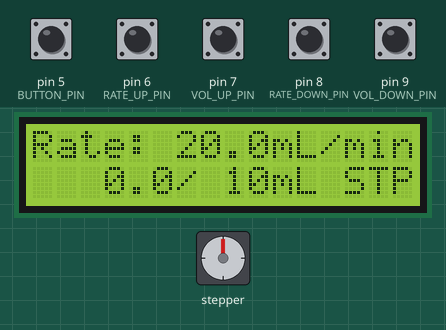
Recording of a sketch running on a simulated Arduino Uno, built with avr-gcc and run on an emulated ATmega328P. On the bench: stepper motor, 16×2 character LCD. Wiring (inferred from the names in the program): stepper motor driver (200 steps per turn assumed): step pin 2; direction pin 3; enable pin 4. Inputs (shaded band) come from the test bench; at power-on: pin 5 (BUTTON_PIN), pin 6 (RATE_UP_PIN), pin 7 (VOL_UP_PIN), pin 8 (RATE_DOWN_PIN), pin 9 (VOL_DOWN_PIN) HIGH.

Above: at 1.2 s.
1.3 s: pin 5 (BUTTON_PIN) pulled LOW for 0.15 s
At 1.93 s:
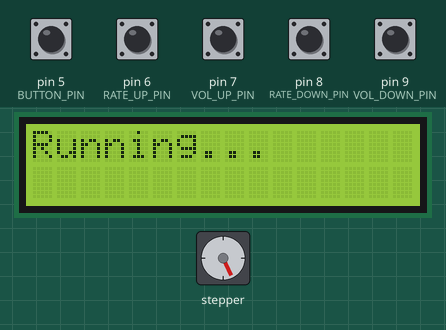
2.0 s: pin 5 (BUTTON_PIN) pulled LOW for 1 s
At 3.0 s:
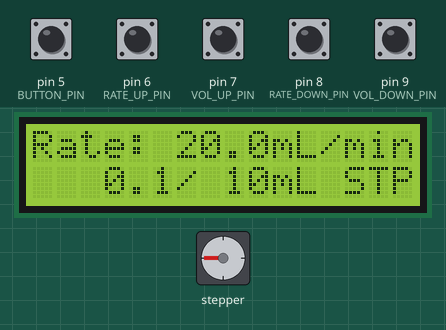
4.5 s: pin 6 (RATE_UP_PIN) pulled LOW for 1 s
At 6.7 s:
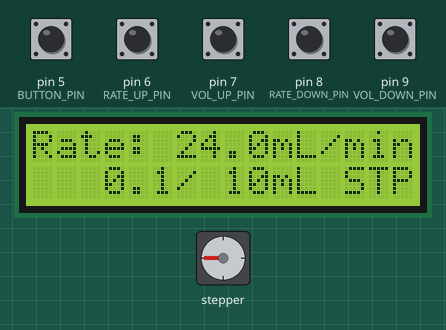
7.0 s: pin 8 (RATE_DOWN_PIN) pulled LOW for 1 s
At 7.35 s:
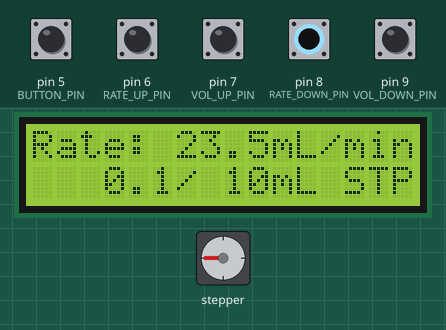
9.5 s: pin 5 (BUTTON_PIN) pulled LOW for 0.15 s
At 9.81 s:
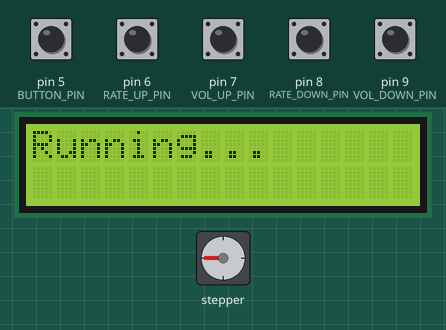
10.2 s: pin 6 (RATE_UP_PIN) pulled LOW for 0.15 s
Timing chart, 0 to 13.8 s (numbered marks = the images above; inputs shaded):
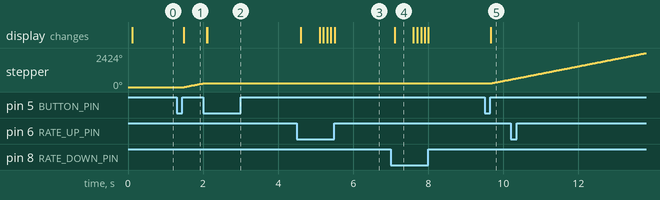

The sketch:

Final_Code.ino
```cpp
#include <Wire.h>
#include <LiquidCrystal_I2C.h>

LiquidCrystal_I2C lcd(0x27, 16, 2);

const int STEP_PIN = 2;
const int DIR_PIN = 3;
const int EN_PIN = 4;
const int BUTTON_PIN = 5;
const int RATE_UP_PIN = 6;
const int RATE_DOWN_PIN = 8;
const int VOL_UP_PIN = 7;
const int VOL_DOWN_PIN = 9;

const float STEPS_PER_ML = 850;
const float RATE_MIN = 0.5, RATE_MAX = 60.0, RATE_STEP = 0.5;
const int VOL_MIN = 1, VOL_MAX = 500, VOL_STEP = 1;
float rate = 20;
int target_volume = 10;
bool running = false;

unsigned long stepCount = 0;
unsigned long targetSteps = 0;
unsigned long stepInterval = 0;
unsigned long lastStepTime = 0;

char want[2][17];
char shown[2][17];

const int ADJ_PINS[4] = { RATE_UP_PIN, VOL_UP_PIN, RATE_DOWN_PIN, VOL_DOWN_PIN };
bool adjWas[4] = { false, false, false, false };

unsigned long adjSince[4] = { 0, 0, 0, 0 };
unsigned long adjRepeat[4] = { 0, 0, 0, 0 };

void recalc() {
  stepInterval = (unsigned long)(60000000.0 / (rate * STEPS_PER_ML));
  targetSteps = (unsigned long)(target_volume * STEPS_PER_ML);
}

bool finished() {
  return stepCount >= targetSteps;
}

void buildDisplay() {
  long r = lround(rate * 10);
  long v = (long)(stepCount * 10.0 / STEPS_PER_ML);
  const char* state = running ? "RUN" : (finished() ? "END" : "STP");
  snprintf(want[0], 17, "Rate:%3ld.%ldmL/min", r / 10, r % 10);
  snprintf(want[1], 17, "%4ld.%ld/%3dmL %s", v / 10, v % 10, target_volume, state);
}

void pushOneChar() {
  for (int row = 0; row < 2; row++) {
    for (int col = 0; col < 16; col++) {
      if (shown[row][col] != want[row][col]) {
        lcd.setCursor(col, row);
        lcd.write(want[row][col]);
        shown[row][col] = want[row][col];
        return;

      }
    }
  }
}

void changeRate(int dir) {
  rate = constrain(rate + dir * RATE_STEP, RATE_MIN, RATE_MAX);
  recalc();
}

void changeVolume(int dir) {
  target_volume = constrain(target_volume + dir * VOL_STEP, VOL_MIN, VOL_MAX);
  recalc();
}

bool clicked(int i) {
  unsigned long now = millis();
  bool pressed = digitalRead(ADJ_PINS[i]) == LOW;
  bool fire = false;
  if (pressed && !adjWas[i]) {
    fire = true;
    adjSince[i] = now;
    adjRepeat[i] = now;
  } else if (pressed && now - adjSince[i] >= 500) {
    unsigned long every = (now - adjSince[i] >= 3000) ? 20 : 80;
    if (now - adjRepeat[i] >= every) {
      fire = true;
      adjRepeat[i] = now;
    }
  }
  adjWas[i] = pressed;
  return fire;
}

void checkButtons() {
  static bool lastStart = HIGH;
  static bool handled = false;
  static unsigned long pressedAt = 0;
  unsigned long now = millis();
  bool start = digitalRead(BUTTON_PIN);
  if (start == LOW && lastStart == HIGH) {
    pressedAt = now;
    handled = false;
    if (running) {
      running = false;
      handled = true;
    }
  }
  if (start == LOW && !handled && now - pressedAt >= 1000) {
    stepCount = 0;
    handled = true;
  }

  if (start == HIGH && lastStart == LOW && !handled) {
    if (finished()) stepCount = 0;
    running = true;
    lastStepTime = micros();
  }

  lastStart = start;

  if (clicked(0)) changeRate(+1);
  if (clicked(1)) changeVolume(+1);
  if (clicked(2)) changeRate(-1);
  if (clicked(3)) changeVolume(-1);
}

void showRunning() {
  lcd.clear();
  lcd.setCursor(0, 0);
  lcd.print("Running...");
  memset(shown, ' ', sizeof(shown));
  memcpy(shown[0], "Running...", 10);
}

void setup() {
  pinMode(STEP_PIN, OUTPUT);
  pinMode(DIR_PIN, OUTPUT);
  pinMode(EN_PIN, OUTPUT);
  pinMode(BUTTON_PIN, INPUT_PULLUP);
  for (int i = 0; i < 4; i++) pinMode(ADJ_PINS[i], INPUT_PULLUP);
  digitalWrite(EN_PIN, LOW);
  digitalWrite(DIR_PIN, HIGH);
  lcd.init();
  lcd.backlight();
  memset(shown, ' ', sizeof(shown));
  recalc();
  buildDisplay();

}

void loop() {
  static unsigned long lastButtons = 0, lastBuild = 0;
  if (running) {
    unsigned long now = micros();
    if (now - lastStepTime >= stepInterval) {
      lastStepTime += stepInterval;
      if (now - lastStepTime >= stepInterval) lastStepTime = now;
      digitalWrite(STEP_PIN, HIGH);
      delayMicroseconds(5);
      digitalWrite(STEP_PIN, LOW);
      stepCount++;
      if (finished()) running = false;
    }
  }

  unsigned long nowMs = millis();
  if (nowMs - lastButtons >= 20) {
    lastButtons = nowMs;
    checkButtons();
  }
  if (nowMs - lastBuild >= 100) {
    lastBuild = nowMs;
    buildDisplay();
  }
  static bool wasRunning = false;
if (running && !wasRunning) {
  showRunning();
}
if (!running) {
  pushOneChar();
}
wasRunning = running;
}
```

Measured:
- after the input at 1.3 s, stepper: turns 259° clockwise in 0.49 s, starting after 0.20 s; the display: changes after 0.18 s (image 1)
- after the input at 2.0 s, stepper: goes on until 2.0 s, then stays 270°; the display: first changes after 0.09 s (image 2 shows a later state)
- after the input at 4.5 s, the display: first changes after 0.11 s (image 3 shows a later state)
- after the input at 7.0 s, the display: first changes after 0.11 s (image 4 shows a later state)
- after the input at 9.5 s, stepper: turns 270° clockwise in 0.51 s, starting after 0.18 s; the display: changes after 0.17 s (image 5)
- what the display in image 4 shows lasts 0.5 s, from 7.1 s to 7.6 s
